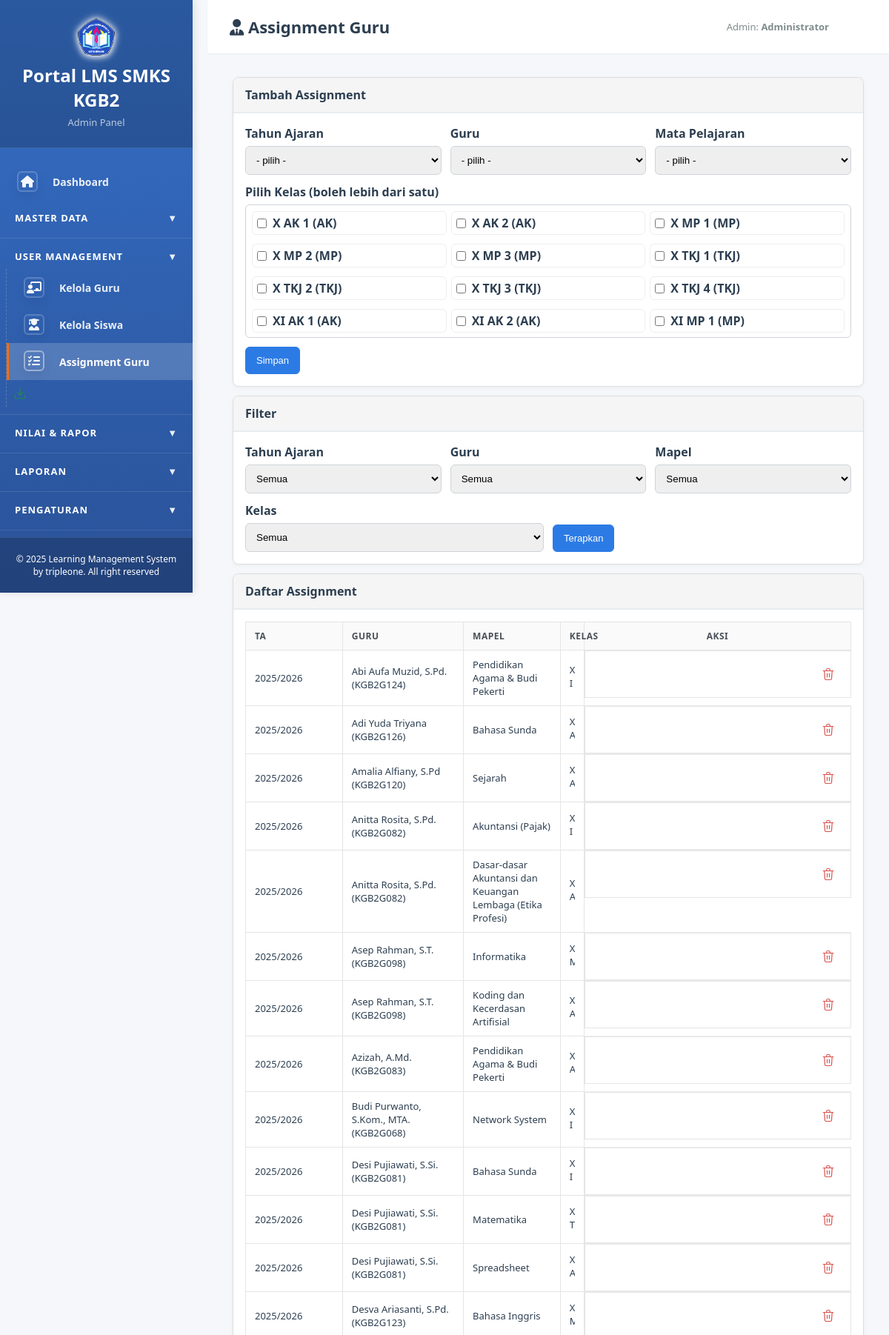
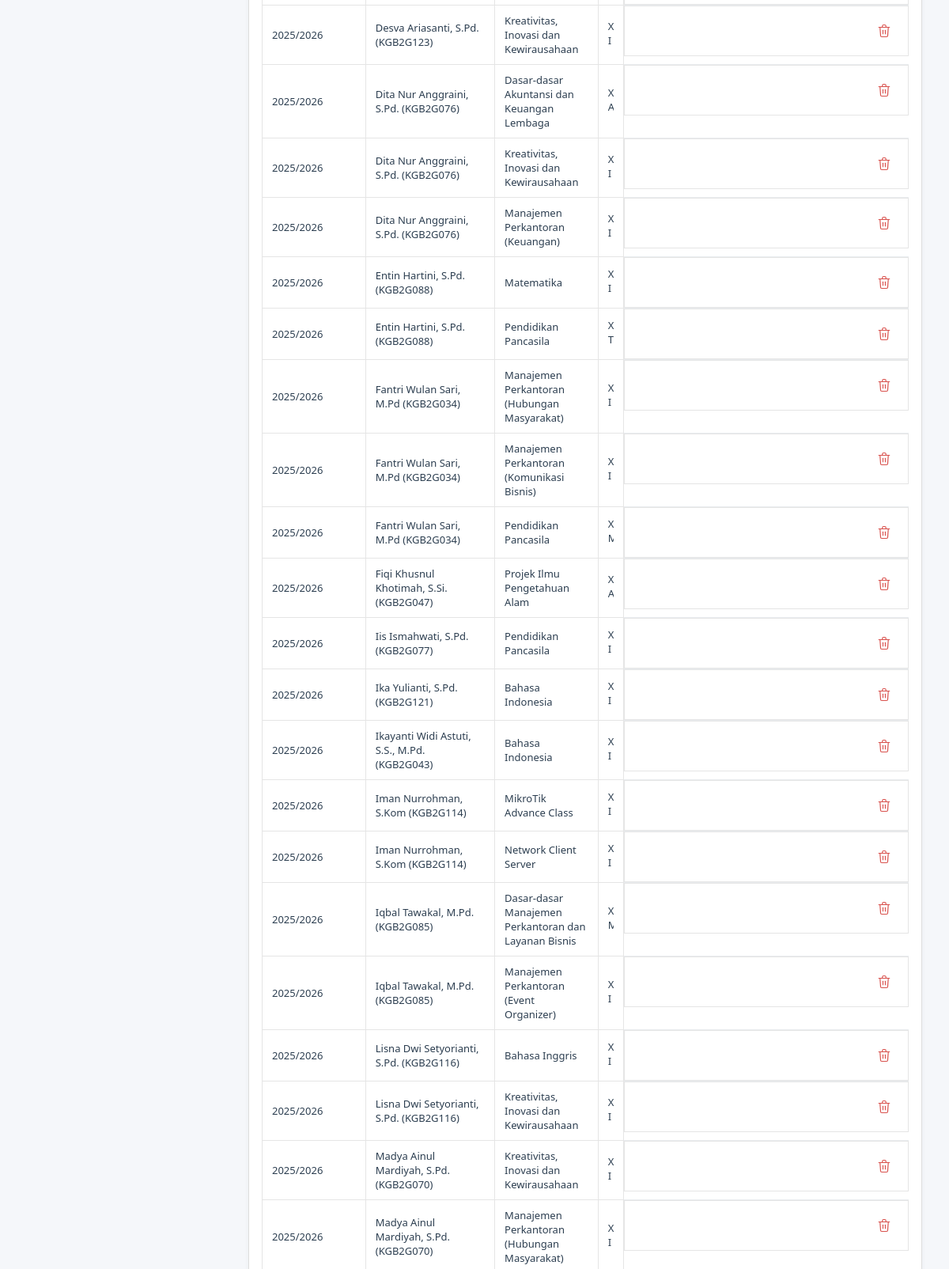
The page /admin/assignment_guru.php (signed in, upper part) on the database its author committed (2 pictures, top to bottom).
### tables this page shows
CREATE TABLE `kelas` (
  `id` int(11) NOT NULL,
  `tingkat` enum('X','XI','XII') NOT NULL,
  `jurusan_id` int(11) NOT NULL,
  `rombel` int(2) NOT NULL,
  `nama_kelas` varchar(50) NOT NULL,
  `wali_kelas_id` int(11) DEFAULT NULL,
  `created_at` timestamp NOT NULL DEFAULT current_timestamp(),
  `updated_at` timestamp NOT NULL DEFAULT current_timestamp() ON UPDATE current_timestamp()
);

CREATE TABLE `jurusan` (
  `id` int(11) NOT NULL,
  `kode_jurusan` varchar(10) NOT NULL,
  `nama_jurusan` varchar(100) NOT NULL,
  `singkatan` varchar(10) NOT NULL,
  `deskripsi` text DEFAULT NULL,
  `created_at` timestamp NOT NULL DEFAULT current_timestamp(),
  `updated_at` timestamp NOT NULL DEFAULT current_timestamp() ON UPDATE current_timestamp()
);

### config/database.php (called while the page is built, shortened)
<?php
$DB_HOST = '127.0.0.1';
$DB_USER = 'root';
$DB_PASS = '';
$DB_NAME = 'lms_kgb2';
$conn = mysqli_connect($DB_HOST, $DB_USER, $DB_PASS, $DB_NAME);
mysqli_set_charset($conn, 'utf8mb4');
function db() {
    global $conn;
    return $conn;
}
function query($sql) {
    $result = mysqli_query(db(), $sql);
    return $result;
}
function fetch_all($result) {
    return $result ? mysqli_fetch_all($result, MYSQLI_ASSOC) : [];
}
?>

### admin/assignment_guru.php (the view, shortened to what this page needs)
<?php
require_once __DIR__ . '/../config/database.php';
$kelas_opts = fetch_all(query("SELECT k.id, k.nama_kelas, j.singkatan FROM kelas k JOIN jurusan j ON k.jurusan_id=j.id ORDER BY k.tingkat, k.nama_kelas"));
$where = [];
$where_sql = empty($where)? '' : ('WHERE '.implode(' AND ', $where));
$sql = "SELECT ag.guru_id, ag.mapel_id, ag.tahun_ajaran_id,
               u.nama_lengkap AS nama_guru, u.username AS kode_guru,
               mp.nama_mapel,
               ta.nama_tahun_ajaran,
               GROUP_CONCAT(k.nama_kelas ORDER BY k.nama_kelas SEPARATOR ', ') AS kelas_list,
               GROUP_CONCAT(k.id ORDER BY k.nama_kelas) AS kelas_ids
        FROM assignment_guru ag
        JOIN users u ON ag.guru_id=u.id
        JOIN mata_pelajaran mp ON ag.mapel_id=mp.id
        JOIN kelas k ON ag.kelas_id=k.id
        JOIN tahun_ajaran ta ON ag.tahun_ajaran_id=ta.id
        {$where_sql}
        GROUP BY ag.guru_id, ag.mapel_id, ag.tahun_ajaran_id, u.nama_lengkap, u.username, mp.nama_mapel, ta.nama_tahun_ajaran
        ORDER BY ta.id DESC, u.nama_lengkap, mp.nama_mapel";
$list = fetch_all(query($sql));
?>
<!DOCTYPE html>
<html lang="id">
<head>
<link rel="stylesheet" href="../assets/css/style.css">
<link rel="stylesheet" href="../assets/css/_overrides.css">
</head>
<body>
<?php include 'sidebar.php'; ?>
<div class="main-content">
  <div class="top-bar">
    <h1><i class="fas fa-user-tie" aria-hidden="true"></i> Assignment Guru</h1>
    <div class="user-info">
      <span>Admin: <strong><?php echo htmlspecialchars(($_SESSION['nama_lengkap']) ?? ''); ?></strong></span>
      <a href="../logout.php" class="btn-logout">Logout</a>
    </div>
  </div>
  <div class="content-area">
    <div class="card">
      <div class="card-header">Tambah Assignment</div>
      <div class="card-body">
        <form method="post" class="row">
          <div class="col">
            <label>Tahun Ajaran</label>
            <select name="tahun_ajaran_id" required>
              <option value="">- pilih -</option>
            </select>
          </div>
          <div class="col">
            <label>Guru</label>
            <select name="guru_id" required>
              <option value="">- pilih -</option>
            </select>
          </div>
          <div class="col">
            <label>Mata Pelajaran</label>
            <select name="mapel_id" required>
              <option value="">- pilih -</option>
            </select>
          </div>
          <div class="col" style="flex: 1 1 100%;">
            <label>Pilih Kelas (boleh lebih dari satu)</label>
            <div style="max-height:180px; overflow:auto; border:1px solid #ced4da; border-radius:6px; padding:8px; display:grid; grid-template-columns: repeat(auto-fill,minmax(220px,1fr)); gap:6px;">
              <?php foreach($kelas_opts as $k): ?>
                <label style="display:flex; align-items:center; gap:8px; padding:4px 6px; border:1px solid #eee; border-radius:6px;">
                  <input type="checkbox" name="kelas_ids[]" value="<?php echo (int)$k['id']; ?>" />
                  <span><?php echo htmlspecialchars(($k['nama_kelas'].' ('.$k['singkatan'].')') ?? ''); ?></span>
                </label>
              <?php endforeach; ?>
            </div>
          </div>
          <div class="col" style="align-self:end"><button class="btn" type="submit">Simpan</button></div>
        </form>
      </div>
    </div>
    <div class="card">
      <div class="card-header">Filter</div>
      <div class="card-body">
        <form class="row" method="get">
          <div class="col"><label>Tahun Ajaran</label><select name="tahun_ajaran_id"><option value="">Semua</option></select></div>
          <div class="col"><label>Guru</label><select name="guru_id"><option value="">Semua</option></select></div>
          <div class="col"><label>Mapel</label><select name="mapel_id"><option value="">Semua</option></select></div>
          <div class="col"><label>Kelas</label><select name="kelas_id"><option value="">Semua</option></select></div>
          <div class="col" style="align-self:end"><button class="btn" type="submit">Terapkan</button></div>
        </form>
      </div>
    </div>
    <div class="card">
      <div class="card-header">Daftar Assignment</div>
      <div class="card-body">
        <table class="table">
          <thead>
            <tr>
              <th>TA</th><th>Guru</th><th>Mapel</th><th>Kelas</th><th>Aksi</th>
            </tr>
          </thead>
          <tbody>
            <?php if(empty($list)): ?>
              <tr><td colspan="5">Belum ada data assignment.</td></tr>
            <?php else: foreach($list as $it): ?>
              <tr>
                <td><?php echo htmlspecialchars(($it['nama_tahun_ajaran']) ?? ''); ?></td>
                <td><?php echo htmlspecialchars(($it['nama_guru']) ?? '').' ('.htmlspecialchars(($it['kode_guru']) ?? '').')'; ?></td>
                <td><?php echo htmlspecialchars(($it['nama_mapel']) ?? ''); ?></td>
                <td><div class="kelas-box"><?php echo htmlspecialchars($it['kelas_list'] ?? '-'); ?></div></td>
                <td class="actions">
                  <a class="btn" href="?edit_group=1&guru_id=<?php echo (int)$it['guru_id']; ?>&mapel_id=<?php echo (int)$it['mapel_id']; ?>&tahun_ajaran_id=<?php echo (int)$it['tahun_ajaran_id']; ?>">Edit</a>
                  <a class="btn" style="background:#e74c3c;border-color:#e74c3c" href="?hapus_group=1&guru_id=<?php echo (int)$it['guru_id']; ?>&mapel_id=<?php echo (int)$it['mapel_id']; ?>&tahun_ajaran_id=<?php echo (int)$it['tahun_ajaran_id']; ?>" onclick="return confirm('Hapus semua assignment dalam kombinasi ini?')">Hapus</a>
                  <a class="btn btn-danger" href="?hapus_group=1&paksa=1&guru_id=<?php echo (int)$it['guru_id']; ?>&mapel_id=<?php echo (int)$it['mapel_id']; ?>&tahun_ajaran_id=<?php echo (int)$it['tahun_ajaran_id']; ?>" title="Hapus Paksa" aria-label="Hapus Paksa" onclick="return confirm('PERINGATAN: Hapus Paksa akan menghapus seluruh data terkait (materi, soal, detail soal, jawaban siswa, tugas, pengumpulan tugas, nilai komponen) untuk semua kelas pada kombinasi ini. Lanjutkan?')"><i class="fas fa-exclamation-triangle" aria-hidden="true"></i></a>
                </td>
              </tr>
            <?php endforeach; endif; ?>
          </tbody>
        </table>
      </div>
    </div>
  </div>
</div>
</body>
</html>

### assets/css/style.css (style rules this page uses)
* { margin: 0; padding: 0; box-sizing: border-box; }
html, body { height: 100%; }
body { font-family: 'Segoe UI', Tahoma, Geneva, Verdana, sans-serif; background: #f5f7fa; color: #2c3e50; }
html, body { -webkit-text-size-adjust: 100%; -ms-text-size-adjust: 100%; }
.main-content { margin-left: 280px; min-height: 100vh; }
.top-bar { background: #fff; padding: 18px 30px; box-shadow: 0 1px 2px rgba(0,0,0,0.05); display: flex; justify-content: space-between; align-items: center; position: sticky; top: 0; z-index: 100; }
.top-bar h1 { font-size: 22px; color: #2c3e50; font-weight: 600; margin: 0; }
.user-info { display: flex; align-items: center; gap: 15px; }
.user-info span { color: #7f8c8d; font-size: 13px; }
.btn-logout { background: #e74c3c; color: #fff; padding: 7px 16px; border-radius: 5px; text-decoration: none; font-size: 13px; transition: all 0.2s ease; font-weight: 500; }
.content-area { padding: 25px 30px; }
.card { background: #fff; border-radius: 6px; box-shadow: 0 1px 3px rgba(0,0,0,0.06); margin-bottom: 20px; overflow: hidden; }
.card-header { background: #fff; color: #2c3e50; padding: 18px 22px; border-bottom: 2px solid #e9ecef; }
.card-body { padding: 22px; }
.btn { padding: 9px 18px; border: none; border-radius: 5px; cursor: pointer; text-decoration: none; display: inline-block; font-size: 13px; transition: all 0.2s ease; font-weight: 500; }
.btn-danger { background: #e74c3c; color: #fff; }
img, .card, .slide img { max-width: 100%; height: auto; }
table { width: 100%; border-collapse: collapse; }
table thead { background: #f8f9fa; color: #2c3e50; }
table th { padding: 13px 15px; text-align: left; font-weight: 600; font-size: 12px; text-transform: uppercase; letter-spacing: 0.5px; color: #495057; }
table tbody tr { border-bottom: 1px solid #e9ecef; transition: background 0.15s ease; }
table td { padding: 13px 15px; font-size: 13px; }
.table .actions { display:flex; gap:6px; align-items:center; justify-content:flex-end; }
.table .actions .btn { display: block; width: 36px; height: 36px; padding: 0; margin: 6px 0; border-radius: 8px; text-indent: -9999px; overflow: hidden; position: relative; background: transparent !important; border: none !important; box-shadow: none !important; }
.table .actions .btn::before { inset: 0; display: grid; place-items: center; width: 100%; height: 100%; background-repeat: no-repeat; background-position: center; background-size: 18px 18px; content: ''; }
.icon-btn, .action-btn, .table .actions .btn, .table td:last-child .btn { display: inline-block !important; width: 36px !important; height: 36px !important; padding: 0 !important; margin: 0 !important; border-radius: 8px !important; text-indent: -9999px !important; overflow: hidden !important; position: relative !important; background: transparent !important; border: none !important; }
.icon-btn::before, .action-btn::before, .table .actions .btn::before { content: ''; position: absolute; inset: 0; display: grid; place-items: center; background-repeat: no-repeat; background-position: center; background-size: 18px 18px; }
.icon-btn::before, .action-btn::before { filter: none; }
.header, .page-header, .header-bar, .card-header { display: flex; align-items: center; justify-content: space-between; gap: 12px; }
.table th:last-child, .table td:last-child { width: 70px; text-align: center; }
.table td:last-child { vertical-align: middle; }
.table td:last-child .btn { display: block; width: 36px; height: 36px; padding: 0; margin: 6px auto; border-radius: 8px; text-indent: -9999px; overflow: hidden; position: relative; }
.table td:last-child .btn::before { content: ''; position: absolute; inset: 0; display: grid; place-items: center; width: 100%; height: 100%; background-repeat: no-repeat; background-position: center; background-size: 18px 18px; }
.table td:last-child .btn, .table td:last-child .btn-danger { background: transparent !important; border: none !important; box-shadow: none !important; }

### assets/css/_overrides.css (style rules this page uses)
.content-area { padding: 32px 34px; }
.card-header { padding: 20px 24px; }
.card-body { padding: 24px; }

### rows shown on the page
kelas: nama_kelas.singkatan "X AK 1 (AK)"
kelas: nama_kelas.singkatan "X AK 2 (AK)"
kelas: nama_kelas.singkatan "X MP 1 (MP)"
kelas: nama_kelas.singkatan "X MP 2 (MP)"
kelas: nama_kelas.singkatan "X MP 3 (MP)"
kelas: nama_kelas.singkatan "X TKJ 1 (TKJ)"
kelas: nama_kelas.singkatan "X TKJ 2 (TKJ)"
kelas: nama_kelas.singkatan "X TKJ 3 (TKJ)"
kelas: nama_kelas.singkatan "X TKJ 4 (TKJ)"
kelas: nama_kelas.singkatan "XI AK 1 (AK)"
kelas: nama_kelas.singkatan "XI AK 2 (AK)"
kelas: nama_kelas.singkatan "XI MP 1 (MP)"

### other values the page prints
$_SESSION['nama_lengkap'] "Administrator"
$it['nama_tahun_ajaran'] "2025/2026"
$it['nama_guru'] "Abi Aufa Muzid, S.Pd."
$it['kode_guru'] "KGB2G124"
$it['nama_mapel'] "Pendidikan Agama & Budi Pekerti"
$it['kelas_list'] "XI…"
$it['nama_guru'] "Adi Yuda Triyana"
$it['kode_guru'] "KGB2G126"
$it['nama_mapel'] "Bahasa Sunda"
$it['kelas_list'] "X…"
$it['nama_guru'] "Amalia Alfiany, S.Pd"
$it['kode_guru'] "KGB2G120"
$it['nama_mapel'] "Sejarah"
$it['nama_guru'] "Anitta Rosita, S.Pd."
$it['kode_guru'] "KGB2G082"
